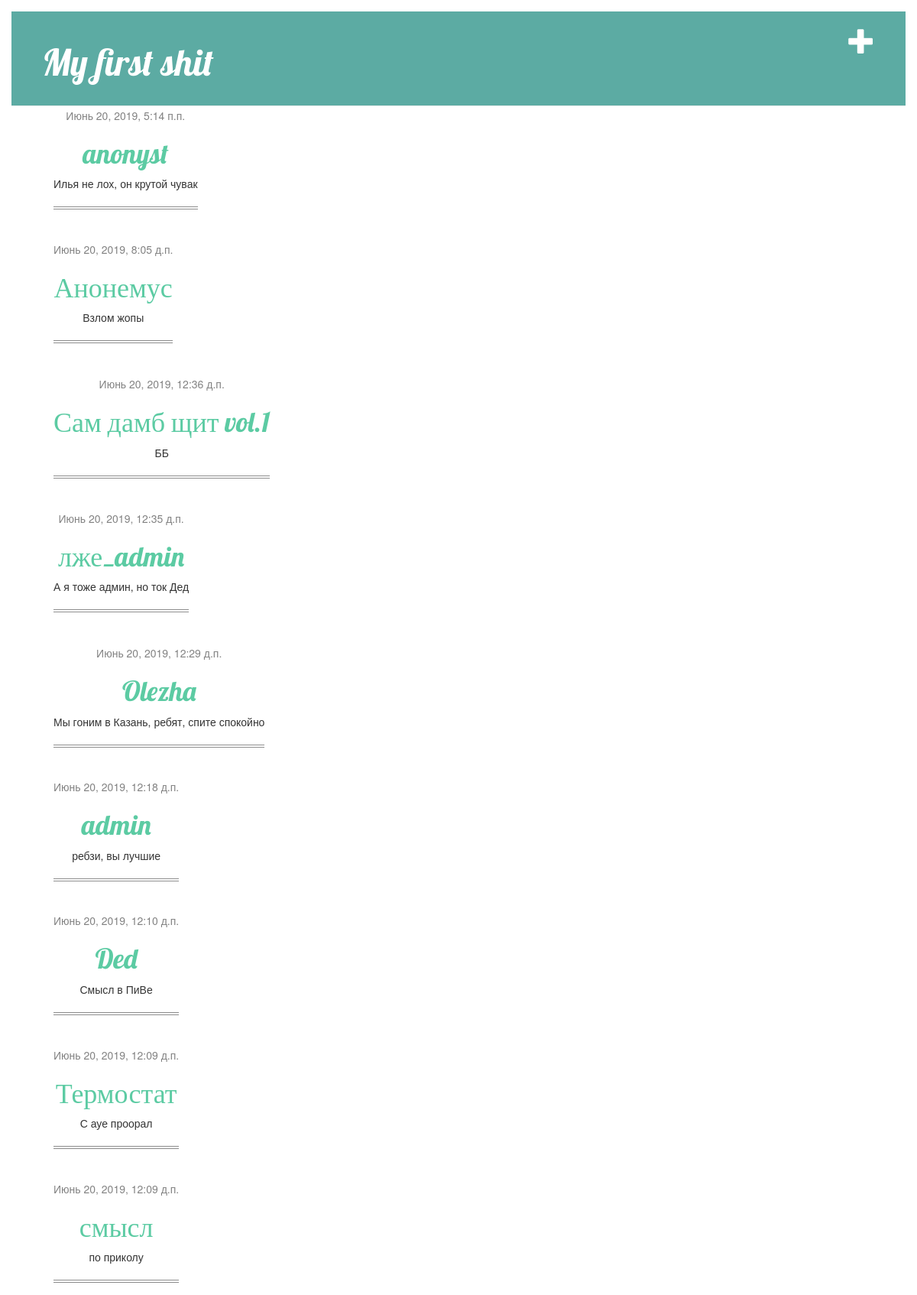
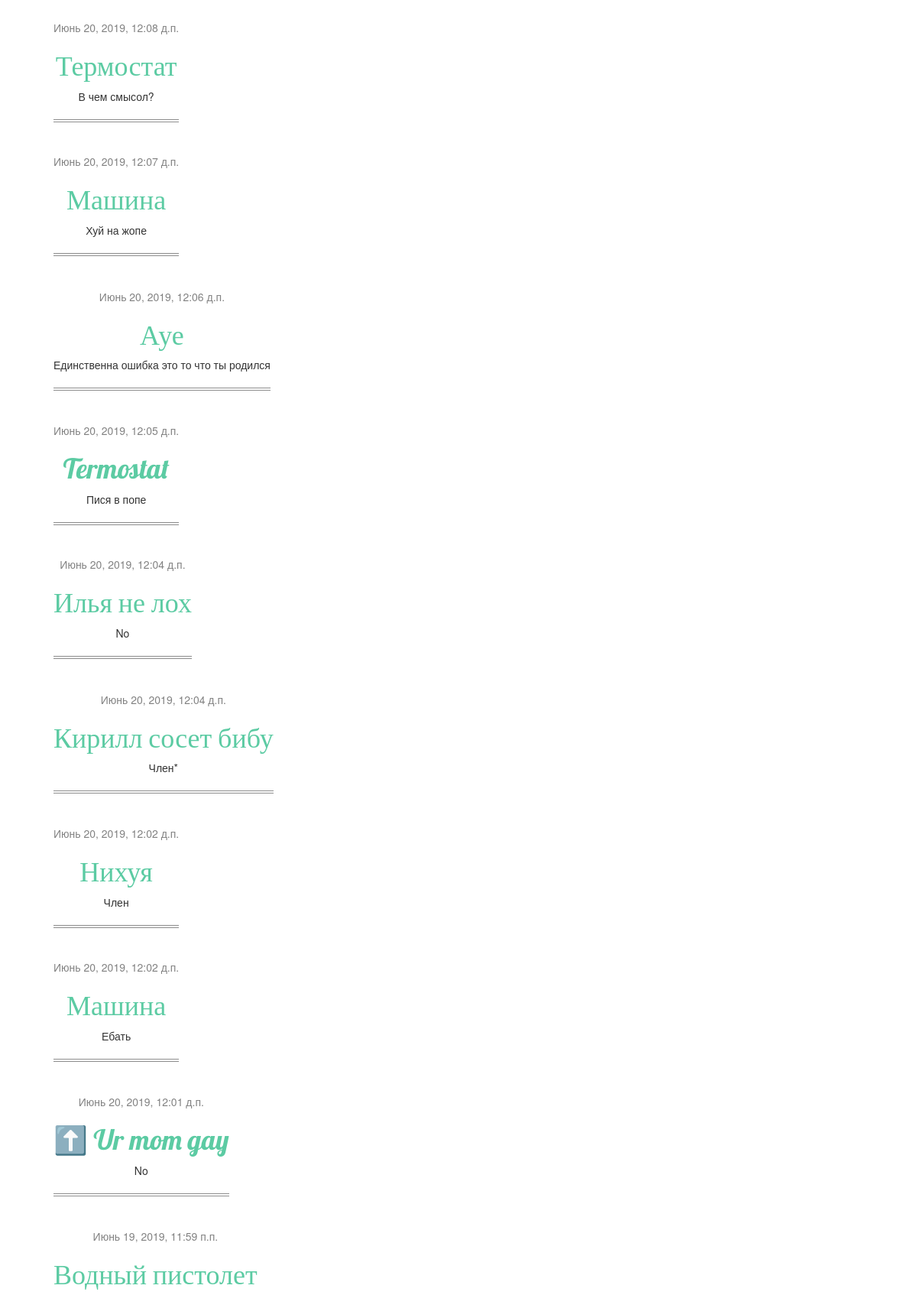
The page / (upper part) on the database its author committed (2 pictures, top to bottom).
### blog/models.py (models this page shows, shortened)
class Post(models.Model):
    author = models.CharField(max_length=200)
    text = models.TextField()
    created_date = models.DateTimeField(blank=True, null=True)
    published_date = models.DateTimeField(blank=True, null=True)

### blog/views.py (the view)
# urls.py: path('', views.post_list, name='post_list'),
def post_list(request):
     posts = Post.objects.all().order_by('-published_date')
     return render(request, 'blog/post_list.html', {'posts': posts})

### blog/templates/blog/post_list.html
{% extends 'blog/base.html' %}
{% block content %}
    {% for post in posts %}
        <div class="post">
            <div class="date">
                {{ post.published_date }}
            </div>
            <h1><a href="{% url 'post_detail'  pk=post.pk %}">{{ post.author }}</a></h1>
            <p>{{ post.text|linebreaksbr }}</p>
            <hr>
        </div>
    {% endfor %}
{% endblock %}

### blog/templates/blog/base.html (shortened to what this page needs)
{% load static %}
<html>
    <head>
        <link rel="stylesheet" href="//maxcdn.bootstrapcdn.com/bootstrap/3.2.0/css/bootstrap.min.css">
        <link rel="stylesheet" href="//maxcdn.bootstrapcdn.com/bootstrap/3.2.0/css/bootstrap-theme.min.css">
        <link rel="stylesheet" href="{% static 'css/blog.css' %}">
    </head>
    <body>
        <div class="page-header">
            <a href="{% url 'post_new' %}" class="top-menu"><span class="glyphicon glyphicon-plus"></span></a>
            <h1><a href="/">My first shit</a></h1>
        </div>
        <div class="content container">
            <div class="row">
                <div class="col-md-8">
                    {% block content %}
                    {% endblock %}
                </div>
            </div>
        </div>
    </body>
</html>

### blog/static/css/blog.css (style rules this page uses)
h1 a { color: #FCA205; font-family: 'Lobster'; }
body { padding: 15px; }
.page-header { background-color: #5caba3; margin: 0px 0px 0px 0px; padding: 20px 20px 20px 40px; }
.page-header h1, .page-header h1 a, .page-header h1 a:visited, .page-header h1 a:active { color: #ffffff; font-size: 36pt; text-decoration: none; }
.content { margin-left: 40px; }
h1, h2, h3, h4 { font-family: 'Lobster', cursive; }
.date { color: #828282; margin-top: 1%; margin-bottom: 0px; }
.top-menu, .top-menu:hover .top-menu:visited { color: #fff; float: right; font-size: 26pt; font-family: 'Ubuntu'; margin-right: 20px; padding-left: 100px; }
.post { margin-bottom: 20px; text-align: center; display: table; }
.post h1 a, .post h1 a:visited { color: #5ccba3; }
hr { border: 0; border-top: 4px double #8c8c8c; text-align: center; }
hr:after { content: '\2665'; display: inline-block; position: relative; top: -15px; padding: 0 10px; background: #fff; color: #8c8c8c; font-size: 18px; }

### rows shown on the page
Post: published_date "Июнь 20, 2019, 5:14 п.п.", author "anonyst", text "Илья не лох, он крутой чувак"
Post: published_date "Июнь 20, 2019, 8:05 д.п.", author "Анонемус", text "Взлом жопы"
Post: published_date "Июнь 20, 2019, 12:36 д.п.", author "Сам дамб щит vol.1", text "ББ"
Post: published_date "Июнь 20, 2019, 12:35 д.п.", author "лже_admin", text "А я тоже админ, но ток Дед"
Post: published_date "Июнь 20, 2019, 12:29 д.п.", author "Olezha", text "Мы гоним в Казань, ребят, спите спокойно"
Post: published_date "Июнь 20, 2019, 12:18 д.п.", author "admin", text "ребзи, вы лучшие"
Post: published_date "Июнь 20, 2019, 12:10 д.п.", author "Ded", text "Смысл в ПиВе"
Post: published_date "Июнь 20, 2019, 12:09 д.п.", author "Термостат", text "С ауе проорал"
Post: published_date "Июнь 20, 2019, 12:09 д.п.", author "смысл", text "по приколу"
Post: published_date "Июнь 20, 2019, 12:08 д.п.", author "Термостат", text "В чем смысол?"
Post: published_date "Июнь 20, 2019, 12:07 д.п.", author "Машина", text "Хуй на жопе"
Post: published_date "Июнь 20, 2019, 12:06 д.п.", author "Ауе", text "Единственна ошибка это то что ты родился"
Post: published_date "Июнь 20, 2019, 12:05 д.п.", author "Termostat", text "Пися в попе"
Post: published_date "Июнь 20, 2019, 12:04 д.п.", author "Илья не лох", text "No"
Post: published_date "Июнь 20, 2019, 12:04 д.п.", author "Кирилл сосет бибу", text "Член*"
Post: published_date "Июнь 20, 2019, 12:02 д.п.", author "Нихуя", text "Член"
Post: published_date "Июнь 20, 2019, 12:02 д.п.", author "Машина", text "Ебать"
Post: published_date "Июнь 20, 2019, 12:01 д.п.", author "⬆️ Ur mom gay", text "No"
Post: published_date "Июнь 19, 2019, 11:59 п.п.", author "Водный пистолет"
